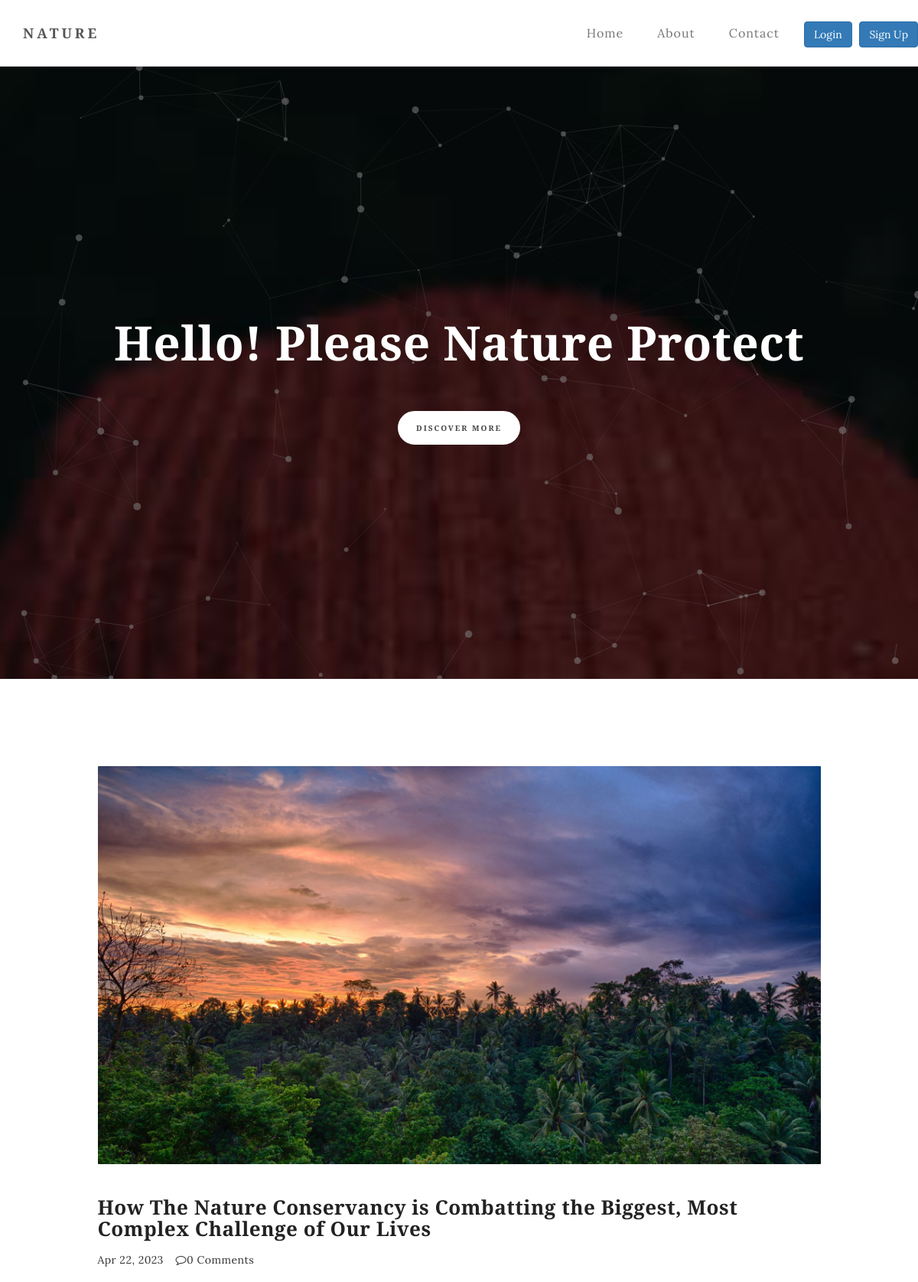
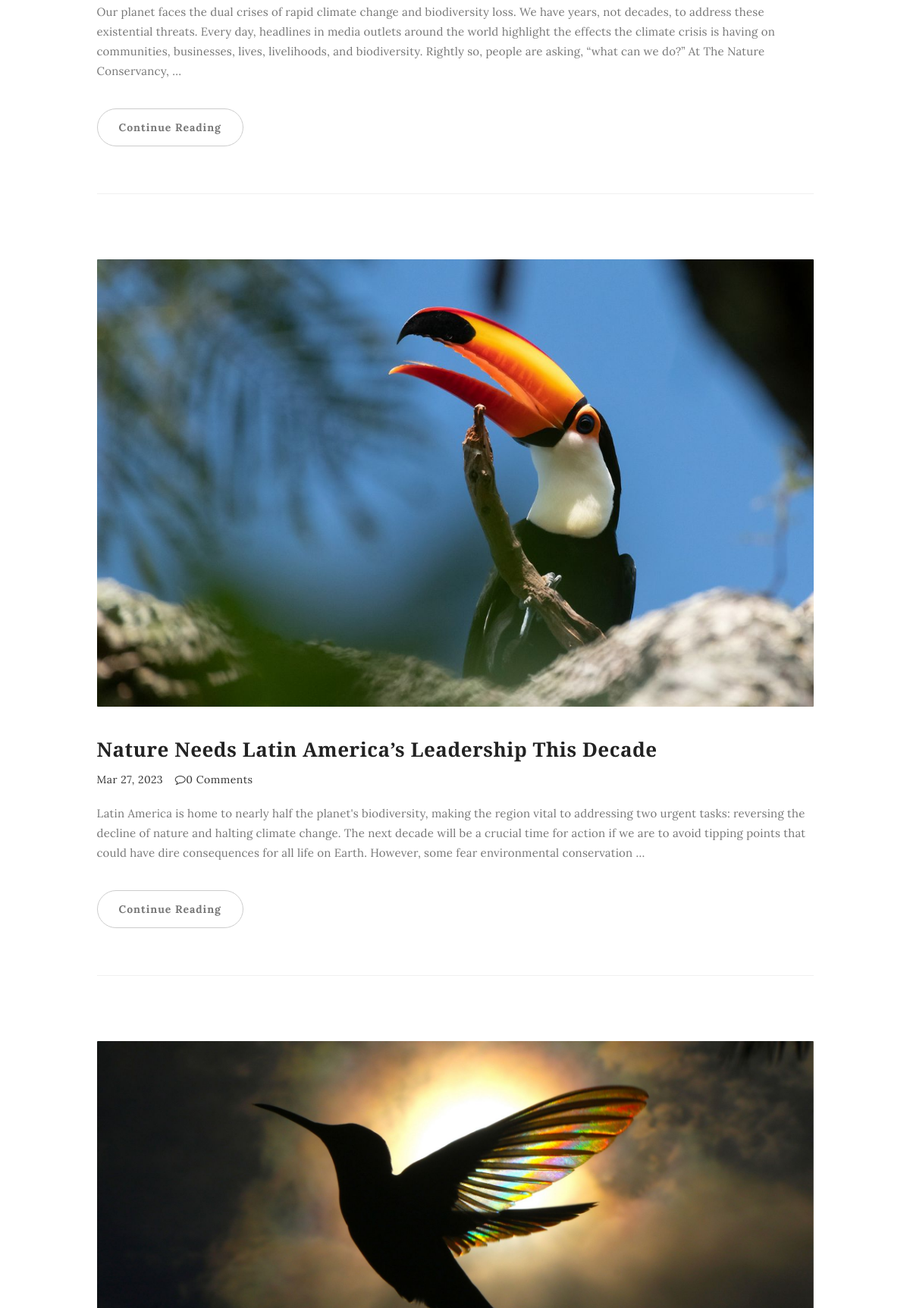
The page / (upper part) on the database its author committed (2 pictures, top to bottom).
### blog/models.py (models this page shows, shortened)
class New(models.Model):
    class Status(models.TextChoices):
        draft = 'DF', 'Draft'
        published = 'PB', 'Published'
    title = models.CharField(max_length=200)
    slug = models.SlugField(max_length=50)
    body = models.TextField()
    image = models.ImageField(upload_to='blog/', blank=True, null=True)
    publish_date = models.DateTimeField(default=timezone.now)
    create_time = models.DateTimeField(auto_now_add=True)
    status = models.CharField(max_length=2,
                              choices=Status.choices,
                              default=Status.draft
                              )
    published = PublishManager()
    class Meta:
        ordering = ['-publish_date']

### blog/views.py (the view)
# urls.py: path('', HomeView.as_view(), name='home'),
class HomeView(View):
    def get(self, request):
        data = New.published.all()
        page_size = request.GET.get('page_size', 6)
        paginator = Paginator(data, page_size)
        page_num = request.GET.get('page', 1)
        pagination = paginator.get_page(page_num)
        context = {
            'data': pagination,
        }
        return render(request, 'blog/home.html', context)

### blog/models.py (called while the page is built)
    def get_queryset(self):
        return super().get_queryset().filter(status=New.Status.published)

### templates/blog/home.html (shortened to what this page needs)
{% extends 'base.html' %}
{% block content %}
<section id="home" class="main-home parallax-section">
     <div id="particles-js"></div>
     <div class="container">
          <div class="row">
               <div class="col-md-12 col-sm-12">
                    <h1>Hello! Please Nature Protect</h1>
                    <a class="smoothScroll btn btn-default">Discover More</a>
               </div>
          </div>
     </div>
</section>
<section id="blog">
     <div class="container">
          <div class="row">
               <div class="col-md-offset-1 col-md-10 col-sm-12">
                    {% for post in data %}
                         <div class="blog-post-thumb">
                              <div class="blog-post-image">
                                   <a href="{% url 'blog:blog_detail_view' post.slug %}">
                                        <img src="{{ post.image.url }}" class="img-responsive" alt="Blog Image">
                                   </a>
                              </div>
                             <div class="blog-post-title">
                                   <h3><a href="{% url 'blog:blog_detail_view' post.slug %}">{{ post.title }}</a></h3>
                              </div>
                              <div class="blog-post-format">
                                  <span>{{ post.publish_date|date:'M d, Y' }}</span>
                                   <span><i class="fa fa-comment-o"></i>{{ post.comments_set.count }} Comments</span>
                              </div>
                              <div class="blog-post-des">
                                   <p>{{ post.body | truncatewords:60 }}</p>
                                   <a href="{% url 'blog:blog_detail_view' post.slug %}" class="btn btn-default">Continue Reading</a>
                              </div>
                         </div>
                    {% endfor %}
               </div>
          </div>
     </div>
</section>
{% endblock %}

### static/css/style.css (style rules this page uses)
body { background: #ffffff; font-family: 'Lora', serif; font-style: normal; font-weight: 300; overflow-x: hidden; }
h1,h2,h3,h4,h5,h6 { font-family: 'Merriweather', serif; font-style: normal; font-weight: bold; letter-spacing: 0.5px; }
h1 { font-size: 62px; padding-bottom: 14px; margin-bottom: 0px; }
h2,h3 { padding-bottom: 6px; }
h3 { font-size: 26px; }
p { color: #777; font-size: 15px; font-weight: 300; line-height: 26px; letter-spacing: 0.2px; }
html { -webkit-font-smoothing: antialiased; }
a { color: #4d638c; -webkit-transition: 0.5s; -o-transition: 0.5s; transition: 0.5s; text-decoration: none !important; }
* { -webkit-box-sizing: border-box; -moz-box-sizing: border-box; box-sizing: border-box; }
*:before, *:after { -webkit-box-sizing: border-box; -moz-box-sizing: border-box; box-sizing: border-box; }
#about, #gallery, #contact, #blog, #blog-single-post { padding-top: 60px; padding-bottom: 80px; }
.parallax-section { background-attachment: fixed !important; background-size: cover !important; overflow: hidden; }
#home { background-size: cover; background-position: center center; color: #ffffff; display: -webkit-box; display: -webkit-flex; display: -ms-flexbox; display: flex; -webkit-box-align: center; -webkit-align-items: center; -ms-flex-align: center; align-items: center; position: relative; text-align: center; }
.main-home { background: url('../images/home-bg.jpg') no-repeat; height: 100vh; }
#particles-js { position: absolute; width: 100%; height: 100vh; top: 0; left: 0; }
#home .btn { background: #ffffff; border: 2px solid #ffffff; border-radius: 100px; color: #444; font-family: 'Merriweather', serif; font-size: 10px; font-weight: bold; letter-spacing: 2px; text-transform: uppercase; padding: 13px 22px; margin-top: 42px; transition: all 0.4s ease-in-out; }
.blog-post-thumb { border-bottom: 1px solid #f0f0f0; padding-top: 32px; padding-bottom: 62px; margin-bottom: 32px; }
.blog-post-image, .blog-post-video { padding-top: 22px; padding-bottom: 22px; width: 100%; }
#about img, .blog-post-image img { border-radius: 1px; }
.blog-post-title a { color: #222; }
.blog-post-format { padding-bottom: 22px; }
.blog-post-format span { letter-spacing: 0.5px; padding-right: 12px; }
.blog-post-des .btn { border-radius: 100px; color: #777; font-weight: bold; letter-spacing: 1px; padding: 14px 28px; margin-top: 26px; transition: all 0.4s ease-in-out; }

### rows shown on the page
New: image (picture), title "How The Nature Conservancy is Combatting the Biggest, Most Complex Challenge of Our Lives", publish_date "Apr 22, 2023", comments_set.count "0", body "Our planet faces the dual crises of rapid climate change and biodiversity loss. We have years, not decades, to address these existential threats. Every day, headlines in media outlets around the world highlight the effects the climate crisis is having on communities, businesses, lives, livelihoods, and biodiversity. Rightly so, people are asking, “what can we do?” At The Nature Conservancy, …"
New: image (picture), title "Nature Needs Latin America’s Leadership This Decade", publish_date "Mar 27, 2023", comments_set.count "0", body "Latin America is home to nearly half the planet's biodiversity, making the region vital to addressing two urgent tasks: reversing the decline of nature and halting climate change. The next decade will be a crucial time for action if we are to avoid tipping points that could have dire consequences for all life on Earth. However, some fear environmental conservation …"
New: image (picture)
